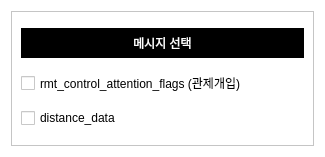
<?xml version="1.0" encoding="UTF-8"?>
<ui version="4.0">
 <class>Topic_dialog</class>
 <widget class="QDialog" name="Topic_dialog">
  <property name="geometry">
   <rect>
    <x>0</x>
    <y>0</y>
    <width>325</width>
    <height>157</height>
   </rect>
  </property>
  <property name="windowTitle">
   <string>Dialog</string>
  </property>
  <property name="styleSheet">
   <string notr="true">background-color:white;</string>
  </property>
  <layout class="QVBoxLayout" name="verticalLayout_2">
   <item>
    <widget class="QFrame" name="msg_frame">
     <property name="frameShape">
      <enum>QFrame::StyledPanel</enum>
     </property>
     <property name="frameShadow">
      <enum>QFrame::Raised</enum>
     </property>
     <layout class="QVBoxLayout" name="verticalLayout">
      <item>
       <widget class="QLabel" name="label">
        <property name="minimumSize">
         <size>
          <width>0</width>
          <height>30</height>
         </size>
        </property>
        <property name="maximumSize">
         <size>
          <width>16777215</width>
          <height>30</height>
         </size>
        </property>
        <property name="styleSheet">
         <string notr="true">background-color:black;
color:white;</string>
        </property>
        <property name="text">
         <string>&lt;html&gt;&lt;head/&gt;&lt;body&gt;&lt;p align=&quot;center&quot;&gt;메시지 선택&lt;/p&gt;&lt;/body&gt;&lt;/html&gt;</string>
        </property>
       </widget>
      </item>
      <item>
       <widget class="QCheckBox" name="rmt_ctl_flags_chkBox">
        <property name="text">
         <string>rmt_control_attention_flags (관제개입)</string>
        </property>
       </widget>
      </item>
      <item>
       <widget class="QCheckBox" name="distance_data_chkBox">
        <property name="text">
         <string>distance_data</string>
        </property>
       </widget>
      </item>
     </layout>
    </widget>
   </item>
  </layout>
 </widget>
 <resources/>
 <connections/>
</ui>
